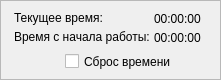
   <widget class="QFrame" name="frame">
    <property name="geometry">
     <rect>
      <x>750</x>
      <y>482</y>
      <width>221</width>
      <height>80</height>
     </rect>
    </property>
    <property name="frameShape">
     <enum>QFrame::StyledPanel</enum>
    </property>
    <property name="frameShadow">
     <enum>QFrame::Plain</enum>
    </property>
    <widget class="QLabel" name="label_55">
     <property name="geometry">
      <rect>
       <x>154</x>
       <y>30</y>
       <width>51</width>
       <height>16</height>
      </rect>
     </property>
     <property name="text">
      <string>00:00:00</string>
     </property>
    </widget>
    <widget class="QLabel" name="label_45">
     <property name="geometry">
      <rect>
       <x>154</x>
       <y>11</y>
       <width>51</width>
       <height>16</height>
      </rect>
     </property>
     <property name="text">
      <string>00:00:00</string>
     </property>
    </widget>
    <widget class="QLabel" name="label_34">
     <property name="geometry">
      <rect>
       <x>14</x>
       <y>10</y>
       <width>131</width>
       <height>16</height>
      </rect>
     </property>
     <property name="text">
      <string>Текущее время:</string>
     </property>
    </widget>
    <widget class="QLabel" name="label_72">
     <property name="geometry">
      <rect>
       <x>14</x>
       <y>29</y>
       <width>141</width>
       <height>16</height>
      </rect>
     </property>
     <property name="text">
      <string>Время с начала работы:</string>
     </property>
    </widget>
    <widget class="QCheckBox" name="checkBox_10">
     <property name="geometry">
      <rect>
       <x>65</x>
       <y>53</y>
       <width>121</width>
       <height>17</height>
      </rect>
     </property>
     <property name="text">
      <string>Сброс времени</string>
     </property>
    </widget>
   </widget>
